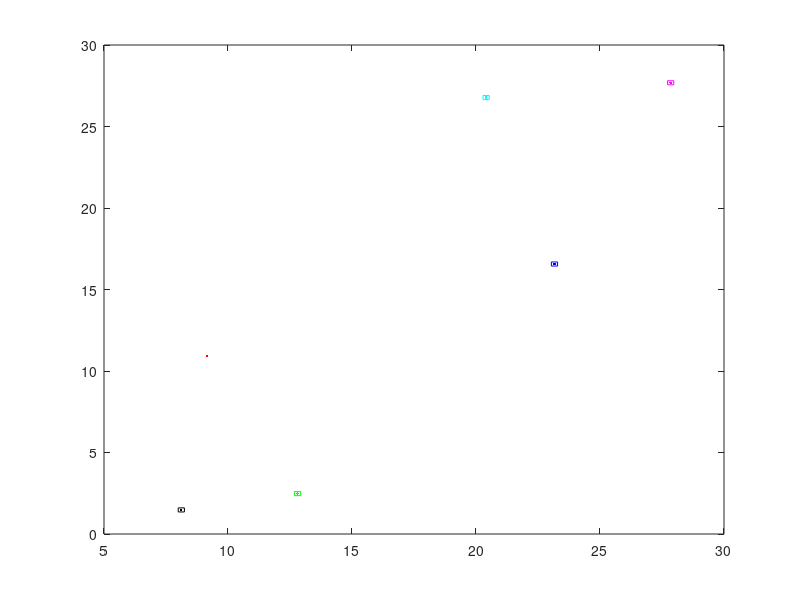

Write the MATLAB code that produced this figure. (Note: this script raises an error after producing the figure.)
pos = randi(30,6,2);
final = [[(3^0.5)/2, 0.5];
    [0,1];
    [-(3^0.5)/2, 0.5];
    [-(3^0.5)/2, -0.5];
    [0,-1];
    [(3^0.5)/2, -0.5]];
quad = [[-1/8,-1/8];[-1/8,1/8];[1/8,1/8];[1/8,-1/8];[-1/8,-1/8];];
dt = 0.03;
kp = 0.35;
kc = 0.8;
N = 6;
pos1 = [];
pos2 = [];
pos3 = [];
pos4 = [];
pos5 = [];
pos6 = [];
Laplac = ones(N) - N*eye(N);
q1 = [];
q2 = [];
q3 = [];
q4 = [];
q5 = [];
q6 = [];
centroid_velocity = [0.1, 0]; % Velocity of the centroid in the positive x-direction

formation_achieved = false;
t = 0;

while t <= 40
    if ~formation_achieved
        % Formation control phase
        v = Laplac * pos - Laplac * final;
        error = norm(v, 'fro'); % Calculate error as Frobenius norm of the velocity vector
        if error < 1e-3 % Threshold for considering formation achieved
            formation_achieved = true;
            disp("Formation achieved. Starting centroid motion.");
        end
        pos = pos + (kp * v - kc * (ones(6, 6) * pos / 6)) * dt;
    else
        % Centroid drift phase
        centroid = (ones(6, 6) * pos) / 6; % Calculate current centroid
        drift = centroid_velocity * dt; % Drift due to centroid velocity
        pos = pos + drift; % Update positions to maintain formation with centroid drift
    end

    % Plotting
    qpos1 = quad + pos(1, :);
    delete(q1);
    q1 = plot(qpos1(:, 1), qpos1(:, 2), '-r');
    plot(pos(1, 1), pos(1, 2), 'r.');
    hold on;
    qpos2 = quad + pos(2, :);
    delete(q2);
    q2 = plot(qpos2(:, 1), qpos2(:, 2), '-b');
    plot(pos(2, 1), pos(2, 2), 'b.');
    hold on;
    qpos3 = quad + pos(3, :);
    delete(q3);
    q3 = plot(qpos3(:, 1), qpos3(:, 2), '-g');
    plot(pos(3, 1), pos(3, 2), 'g.');
    hold on;
    qpos4 = quad + pos(4, :);
    delete(q4);
    q4 = plot(qpos4(:, 1), qpos4(:, 2), '-k');
    plot(pos(4, 1), pos(4, 2), 'k.');
    hold on;
    qpos5 = quad + pos(5, :);
    delete(q5);
    q5 = plot(qpos5(:, 1), qpos5(:, 2), '-m');
    plot(pos(5, 1), pos(5, 2), 'm.');
    hold on;
    qpos6 = quad + pos(6, :);
    delete(q6);
    q6 = plot(qpos6(:, 1), qpos6(:, 2), '-c');
    plot(pos(6, 1), pos(6, 2), 'c.');
    hold on;
    pause(dt / 10);

    t = t + dt;
end
